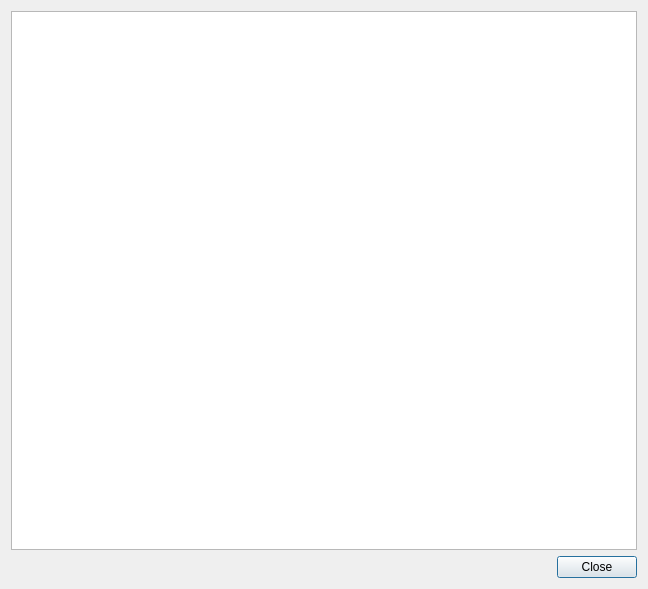
<?xml version="1.0" encoding="UTF-8"?>
<ui version="4.0">
 <class>HelpDialog</class>
 <widget class="QDialog" name="HelpDialog">
  <property name="geometry">
   <rect>
    <x>0</x>
    <y>0</y>
    <width>648</width>
    <height>589</height>
   </rect>
  </property>
  <property name="windowTitle">
   <string>Dialog</string>
  </property>
  <layout class="QGridLayout" name="gridLayout">
   <item row="0" column="0" colspan="2">
    <widget class="QTextBrowser" name="textBrowser"/>
   </item>
   <item row="1" column="0">
    <spacer name="horizontalSpacer">
     <property name="orientation">
      <enum>Qt::Horizontal</enum>
     </property>
     <property name="sizeHint" stdset="0">
      <size>
       <width>541</width>
       <height>20</height>
      </size>
     </property>
    </spacer>
   </item>
   <item row="1" column="1">
    <widget class="QPushButton" name="close">
     <property name="text">
      <string>Close</string>
     </property>
    </widget>
   </item>
  </layout>
 </widget>
 <resources/>
 <connections/>
</ui>
